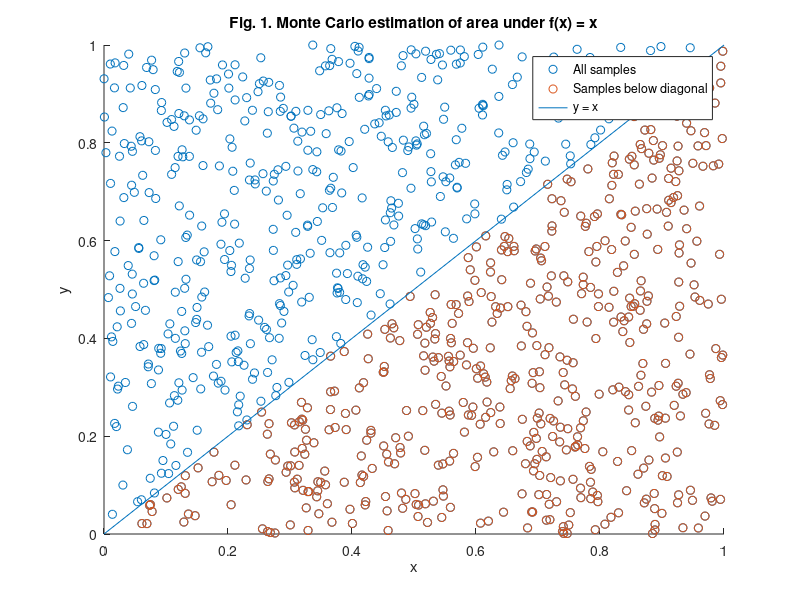
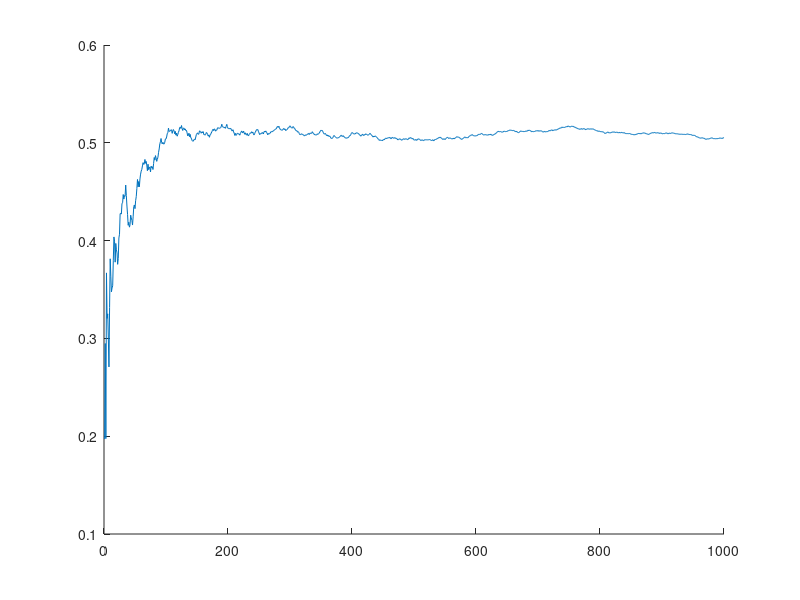

Source code (MATLAB) for these figures, in order: (Note: this script raises an error after producing the figures.)
% Exercise - Monte Carlo integration of identity function

%% 1. Aim of the exercise
% This exercise introduces Monte Carlo integration by estimating the area
% under the identity function f(x) = x over the interval [0, 1] using
% randomly sampled points. The goal is to illustrate probabilistic
% approximation of definite integrals.

%% 2. Theory
% Refer to the accompanying PDF file for the theory.

%% 3. Define the number of samples 

% 3.1. Clear workspace and memory
clear;

% 3.2. Number of random samples to estimate the integral
N_samples = 1000;

%% 4. Monte Carlo integration: Estimating integrals via sampling

% 4.1. Generate random samples from Uniform[0,1]
uniform_samples = random('Uniform',0,1,[N_samples 1]);

% 4.2. MC estimate of the integral of f(x) = x over [0,1]
integral_estimate = mean(uniform_samples);

%% 5. Set the true value of the integral of the identity function

% 5.1. Set the true value of the integral
integral_true_value = 0.5; 

%% 6. Geometric interpretation of Monte Carlo integration

% 6.1 Create (x, y) points uniformly in the unit square
x_samples = uniform_samples; % x-coordinates sampled uniformly in [0,1]
y_samples = random('Uniform',0,1, ...
    [N_samples 1]); % y-coordinates sampled independently in [0,1]

% 6.2. Identify points below the diagonal y < x
below_diagonal = y_samples < x_samples; 

% 6.3. Visualizing area estimation via Monte Carlo sampling
figure
hold on
scatter(x_samples,y_samples, ...
    'DisplayName','All samples') % All samples
scatter(x_samples(below_diagonal),y_samples(below_diagonal), ...
    'DisplayName','Samples below diagonal'); % Samples below diagonal
plot([0 1],[0 1], ...
    'DisplayName','y = x') % Diagonal line y = x
title('Fig. 1. Monte Carlo estimation of area under f(x) = x')
xlabel('x')
ylabel('y')
legend('show')
hold off

%% 7. Convergence behavior of the Monte Carlo integral estimate

% 7.1. Track how the estimate evolves with more samples
convergence_integral_estimate = cumsum(uniform_samples)./(1:N_samples)';

% 7.2. Track how the mean squared error (MSE) evolves with more samples
convergence_MSE = cumsum((uniform_samples-integral_true_value).^2) ...
    ./(1:N_samples)';

% 7.3. Theoretical benchmark
theoretical_error_decay = 1./sqrt(1:N_samples);

%% 8. Visualize convergence of the Monte Carlo estimate and its error

% 8.1. Plot how the Monte Carlo estimate converges to the true value
figure
hold on
plot(1:N_samples,convergence_integral_estimate, ...
    'DisplayName','MC integral estimate');
yline(integral_true_value, ...
    'DisplayName','True integral value');
title('Fig. 2. Convergence of Monte Carlo estimate');
xlabel('Number of samples (draws)');
ylabel('Integral estimate');
legend('show');
hold off

% 8.2. Plot how the MSE decreases with more samples (log-log scale)
figure
hold on
loglog(1:N_samples,convergence_MSE, ...
    'DisplayName','MSE of MC estimate');
loglog(1:N_samples,theoretical_error_decay.^2, ...
    'DisplayName','Theoretical MSE decay');
title('Fig. 3. Log-log convergence of MC estimation error')
xlabel('Number of samples (log scale)')
ylabel('Mean Squared Error (log scale)')
legend('show')
hold off
